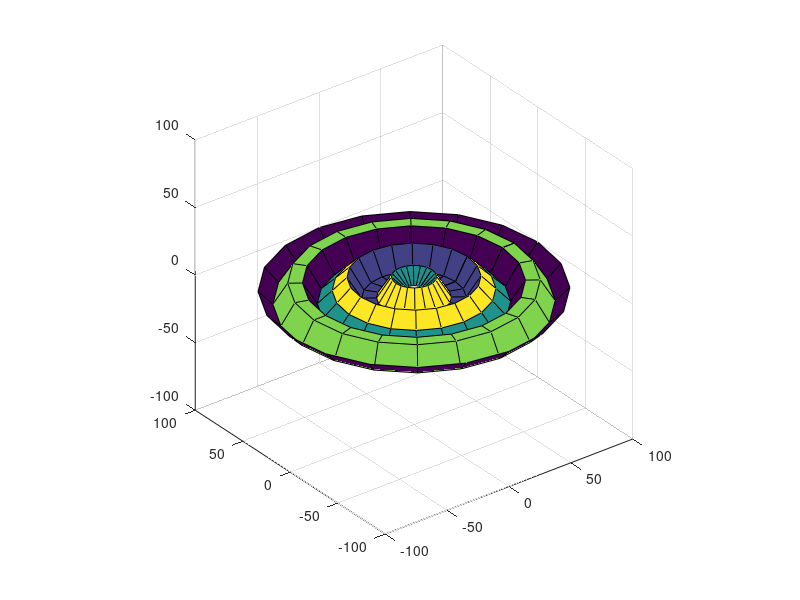

Source code (MATLAB): (Note: this script raises an error after producing the figure.)
%This example takes a while to run, and is quite slow, but it is a pretty
%cool way to add 3D surfaces. If you give the surface a thickness, then it
%can be used to intersect solids and create nice shapes on the surface of
%different materials

%Create a sufrave which varies sinusoidally in the radial axis away from the center point

th = 0:2*pi/20:2*pi;
r = 0:0.1:1;   %Add more resolution if you can be prepared to wait for CST to build
r1 = 0.05:0.95/10:1; %Inner radius doesnt start at 0 to avoid singularity
[R,TH] = meshgrid(r1,th);
z = repmat((sin(r*6*pi)),21,1);

[X,Y,Z] = pol2cart(TH,R,z);
X = X*100;
Y = Y*100;
Z = (Z*10);

figure; surf(X,Y,Z); axis equal;

%%
%Use the add3DSurface function. add3DSurfaceCST triangulates the surface
%with each triangle lying in the same plane. This then calls a method
%called addPolygonBlock3D from the CST_MicrowaveStudio class.
CST = CST_MicrowaveStudio(cd,'test.cst');
add3DSurfaceCST(CST,X,Y,Z,0,'PEC','component1');


%%
%Copy the surface and transforom so it has a thickness. We cannot simply
%extrude each triangle as they are all at different angles
CST.addComponent('component2');
CST.translateObject('component1',0,0,1,1,'destination','component2');

%Connect the two surfaces using the matching faces
for i = 1:400
component1 = 'component1'; face1 = ['Brick',num2str(i)];
component2 = 'component2'; face2 = ['Brick',num2str(i)]; name = ['Solid',num2str(i)];
connectFaces(CST,component1,face1,component2,face2,'component3',name,'PEC'); 
end
CST.addCylinder(0.05*101,0,'z',0,0,[Z(1),Z(1)+1],'cylinder1','component3','PEC')

%You could now delete components 1 and 2 as they are not needed
